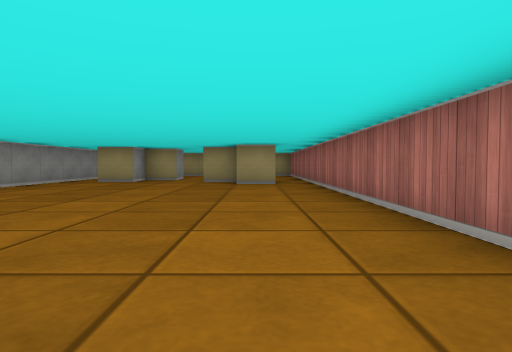
view 1 (above)

13 first-person views from a walk through a cub3D level. The camera is about half as high as the walls, tilts 2° down and sees 75° across. The floor is counted in squares. Each view is taken from the middle of a square. On the plan, view 1 faces up. The plan holds only what a view shows up to about 9 squares ahead; the rest is blank.

view 2
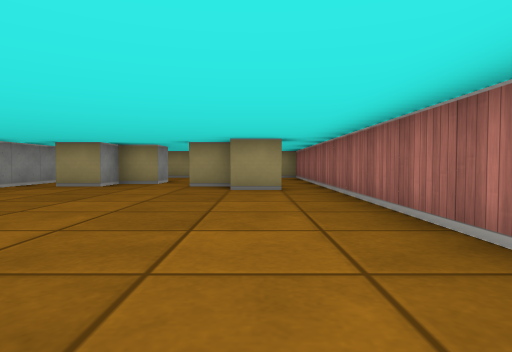

view 3
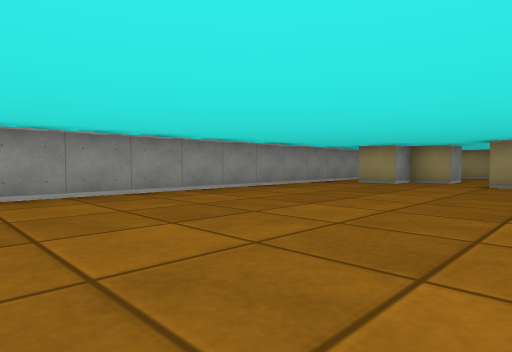

view 4
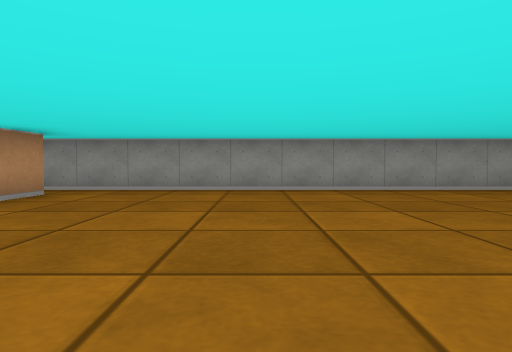

view 5
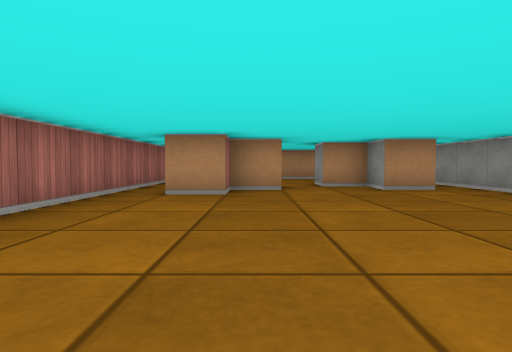

view 6
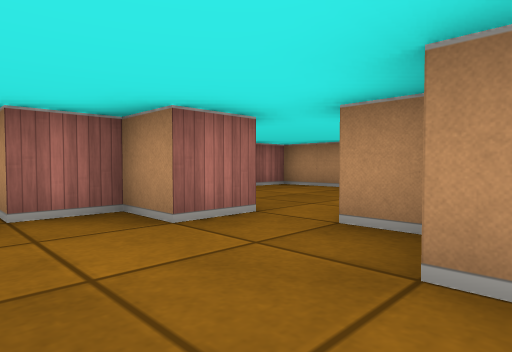

view 7
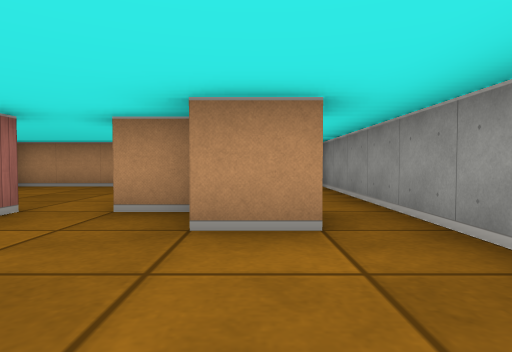

view 8
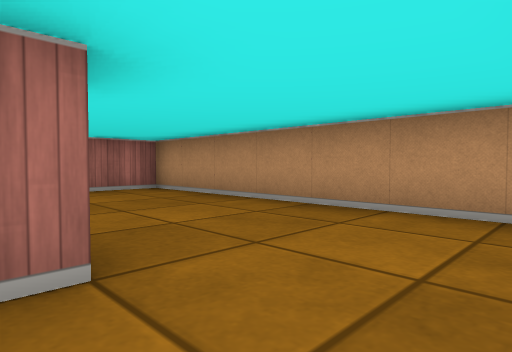

view 9
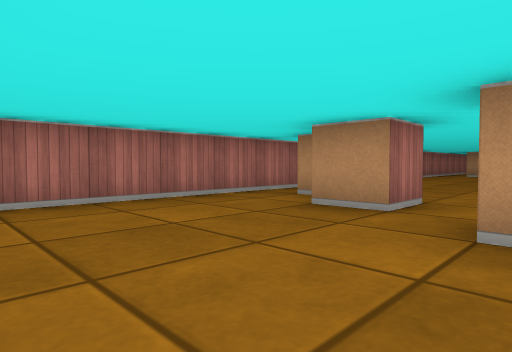

view 10
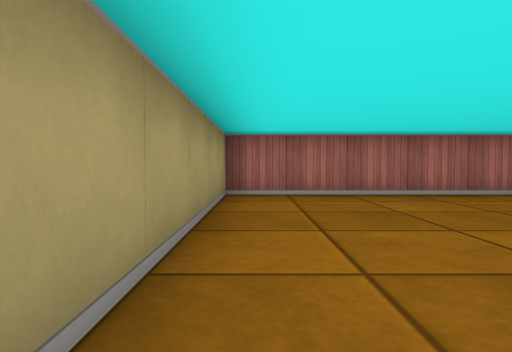

view 11
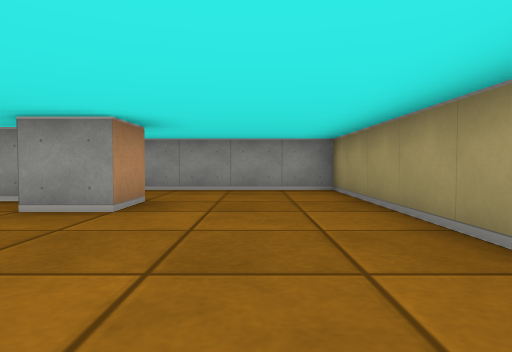

view 12
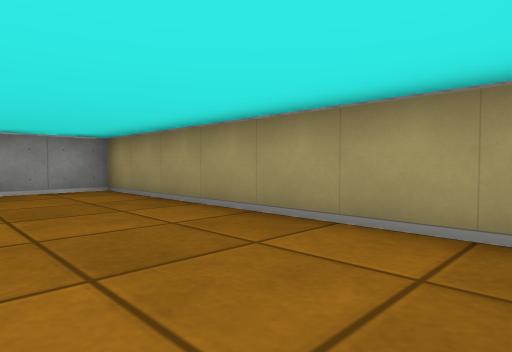

view 13
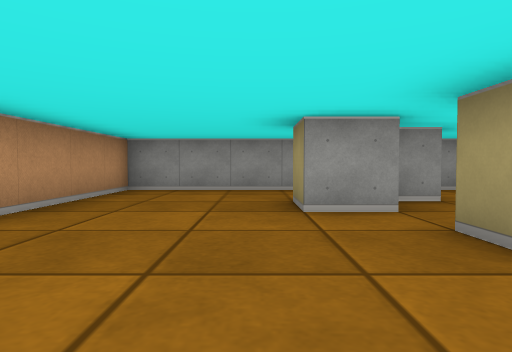

### Floor plan
Ten units are one square. View 1 is at (0, 0); x grows to the right and y downward. Boxes are objects, and circles mark ways between rooms. Rooms are numbered by the first view taken in them; rooms with no view inside come last. Other rooms are left out.
<svg viewBox="-60 -150 80 230">
<path fill="none" stroke="#000" d="M5 -85 -5 -85M-5 -95 -15 -95 -15 -105M-25 -105 -35 -105 -35 -95 -45 -95M-46 25 -35 25 -35 35 -25 35M-55 -105 -55 25M-15 35 -15 25 -5 25 -5 15 5 15M15 35 15 -105M-25 35 -25 45 -35 45 -35 41M-9 35 -15 35M-55 25 -55 75 15 75 15 35M-35 -115 -25 -115 -25 -105M-15 -105 -5 -105M15 -105 15 -145 -55 -145 -55 -105"/>
<circle cx="-20" cy="30" r="3" fill="#2a7"/>
<circle cx="-50" cy="20" r="3" fill="#2a7"/>
<circle cx="10" cy="25" r="3" fill="#2a7"/>
<circle cx="-20" cy="-100" r="3" fill="#2a7"/>
<circle cx="-50" cy="-100" r="3" fill="#2a7"/>
<circle cx="10" cy="-95" r="3" fill="#2a7"/>
<text x="-20" y="-40">1</text>
<text x="-20" y="50">2</text>
<text x="-20" y="-130">3</text>
</svg>
Room 1 opens to room 2. Room 1 opens to room 3.

Where each view was taken, in squares from view 1:
view 1: 0 up, 0 right, facing up
view 2: 2 up, 0 right, facing up
view 3: 1 up, 0 right, facing up-left
view 4: 1 up, 1 right, facing left
view 5: 4 up, 1 left, facing down
view 6: 1 down, 4 left, facing down-right
view 7: 0 up, 4 left, facing down
view 8: 4 down, 5 left, facing down-right
view 9: 14 up, 3 left, facing down-right
view 10: 14 up, 4 left, facing right
view 11: 13 up, 1 right, facing left
view 12: 12 up, 1 right, facing up-left
view 13: 5 down, 1 right, facing left
